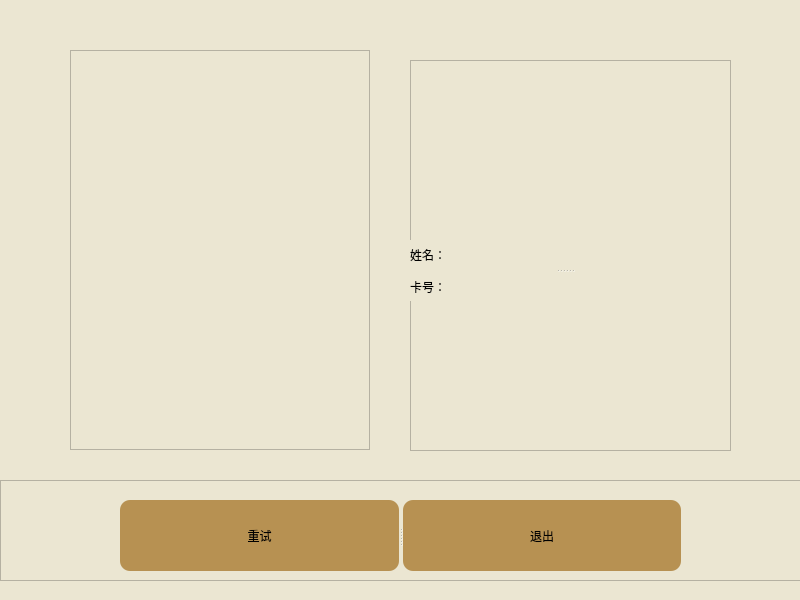
<?xml version="1.0" encoding="UTF-8"?>
<ui version="4.0">
 <class>Dialog</class>
 <widget class="QDialog" name="Dialog">
  <property name="geometry">
   <rect>
    <x>0</x>
    <y>0</y>
    <width>800</width>
    <height>600</height>
   </rect>
  </property>
  <property name="windowTitle">
   <string>识别</string>
  </property>
  <property name="styleSheet">
   <string notr="true">background-color: rgb(235, 230, 210);</string>
  </property>
  <widget class="QGraphicsView" name="photoarea">
   <property name="geometry">
    <rect>
     <x>70</x>
     <y>50</y>
     <width>300</width>
     <height>400</height>
    </rect>
   </property>
   <property name="focusPolicy">
    <enum>Qt::StrongFocus</enum>
   </property>
  </widget>
  <widget class="QFrame" name="infoframe">
   <property name="geometry">
    <rect>
     <x>410</x>
     <y>60</y>
     <width>321</width>
     <height>391</height>
    </rect>
   </property>
   <property name="frameShape">
    <enum>QFrame::StyledPanel</enum>
   </property>
   <property name="frameShadow">
    <enum>QFrame::Raised</enum>
   </property>
   <widget class="QSplitter" name="splitter_4">
    <property name="geometry">
     <rect>
      <x>0</x>
      <y>180</y>
      <width>310</width>
      <height>61</height>
     </rect>
    </property>
    <property name="sizePolicy">
     <sizepolicy hsizetype="Fixed" vsizetype="Preferred">
      <horstretch>200</horstretch>
      <verstretch>200</verstretch>
     </sizepolicy>
    </property>
    <property name="tabletTracking">
     <bool>false</bool>
    </property>
    <property name="orientation">
     <enum>Qt::Vertical</enum>
    </property>
    <widget class="QSplitter" name="splitter_2">
     <property name="orientation">
      <enum>Qt::Horizontal</enum>
     </property>
     <widget class="QLabel" name="namebar">
      <property name="text">
       <string>姓名：</string>
      </property>
     </widget>
    </widget>
    <widget class="QSplitter" name="splitter_3">
     <property name="orientation">
      <enum>Qt::Horizontal</enum>
     </property>
     <widget class="QLabel" name="numberbar">
      <property name="text">
       <string>卡号：</string>
      </property>
     </widget>
    </widget>
   </widget>
  </widget>
  <widget class="QFrame" name="buttonframe">
   <property name="geometry">
    <rect>
     <x>0</x>
     <y>480</y>
     <width>801</width>
     <height>101</height>
    </rect>
   </property>
   <property name="frameShape">
    <enum>QFrame::StyledPanel</enum>
   </property>
   <property name="frameShadow">
    <enum>QFrame::Raised</enum>
   </property>
   <widget class="QSplitter" name="splitter">
    <property name="geometry">
     <rect>
      <x>120</x>
      <y>20</y>
      <width>561</width>
      <height>71</height>
     </rect>
    </property>
    <property name="sizePolicy">
     <sizepolicy hsizetype="Expanding" vsizetype="Expanding">
      <horstretch>0</horstretch>
      <verstretch>0</verstretch>
     </sizepolicy>
    </property>
    <property name="orientation">
     <enum>Qt::Horizontal</enum>
    </property>
    <widget class="QPushButton" name="retrybutton">
     <property name="styleSheet">
      <string notr="true">QPushButton{
background-color:rgb(183, 145, 82);
color: black; 
border-radius: 10px;
border-style:outset;}</string>
     </property>
     <property name="text">
      <string>重试</string>
     </property>
    </widget>
    <widget class="QPushButton" name="exitbutton">
     <property name="styleSheet">
      <string notr="true">QPushButton{
background-color:rgb(183, 145, 82);
color: black; 
border-radius: 10px;
border-style:outset;}</string>
     </property>
     <property name="text">
      <string>退出</string>
     </property>
    </widget>
   </widget>
  </widget>
 </widget>
 <resources/>
 <connections/>
</ui>
